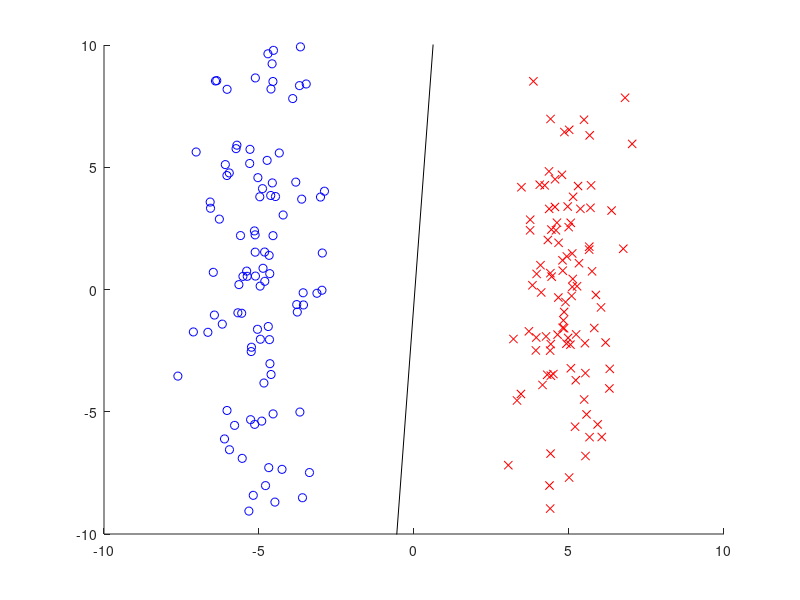

MATLAB code for this plot:
clc,clear ,close all
%被动攻击分类
n=200;
x=[randn(1,n/2)-5 randn(1,n/2)+5 ;5*randn(1,n/2) 5*randn(1,n/2)]';
y=[ones(n/2,1);-ones(n/2,1)];
x(:,3)=1;
p=randperm(n);
x=x(p,:);
y=y(p);

t=zeros(3,1);
l=1;
for i=1:length(x)
    xi=x(i,:)';
    yi=y(i);
    t=t+yi*max(0,1-t'*xi*yi)/(xi'*xi+l)*xi;
end

figure(1);clf;hold on;axis([-10 10 -10 10]);
plot(x(y==1,1),x(y==1,2),'bo');
plot(x(y==-1,1),x(y==-1,2),'rx');
plot([-10 10],-(t(3)+[-10 10]*t(1))/t(2),'k-');
